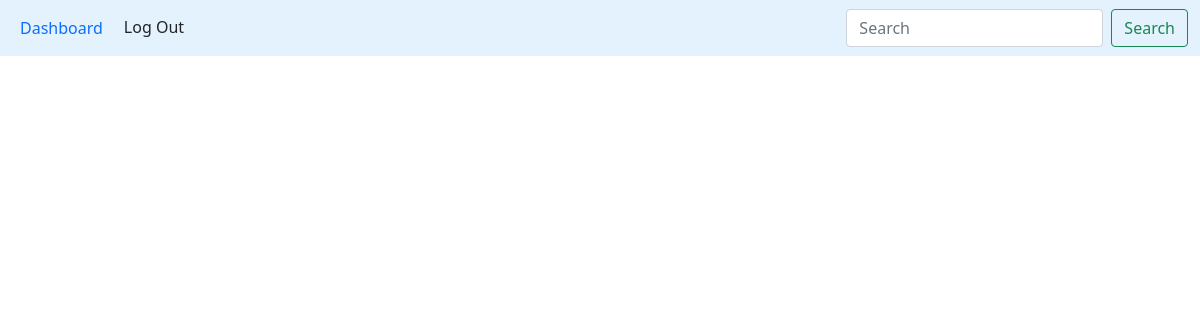
/job_details/7, run on an earlier commit of the app's database.
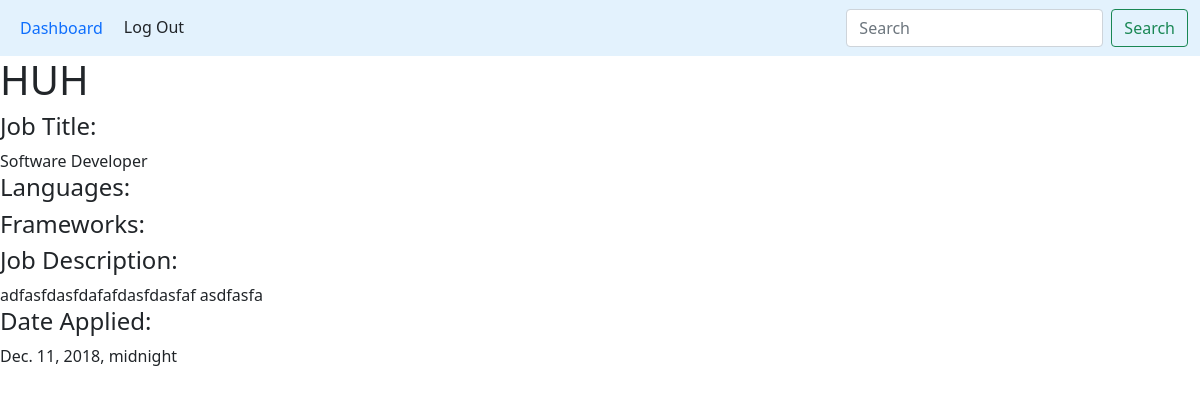
And on a later commit of the database.
### djoba/models/job.py (models this page shows, shortened)
class Job(models.Model):
	user = models.ForeignKey(User,on_delete=models.CASCADE)
	job_search = models.ForeignKey(JobSearch,on_delete=models.CASCADE)
	company_name = models.CharField(max_length=80)
	title =	models.ForeignKey(Title,on_delete=models.CASCADE)
	date_added = models.DateTimeField(auto_now=False, auto_now_add=False)
	language = models.ManyToManyField(Language)
	framework = models.ManyToManyField(Framework)
	description = models.TextField()

### djoba/models/title.py (models this page shows)
class Title(models.Model):
	name = models.CharField(max_length=50)
	def __str__(self):
		return self.name

### djoba/views/job_details.py (the view)
# urls.py: path('job_details/<int:pk>', views.job_details, name='job_details'),
def job_details(request, pk):
	job = Job.objects.filter(id=pk)
	template = 'djoba/job_details.html'
	return render(request, template, {'job': job})

### djoba/templates/djoba/job_details.html (shortened to what this page needs)
{%  extends 'djoba/index.html' %}
{% load staticfiles %}
{% block content %}
{% include 'djoba/nav.html' with nav_location=view.location %}
{% for prop in job %}
<div class='centered'>
		<h1>{{prop.company_name}}</h1>
		<h4>Job Title:</h4>{{prop.title}}
		<h4>Languages:</h4>
		<h4>Frameworks:</h4>
		<h4>Job Description:</h4> {{prop.description}}
		<h4>Date Applied:</h4> {{prop.date_added}}
</div>
{% endfor %}
{% endblock content %}

What changed in the data, as far as the page shows it:
added Job: company_name "HUH", title "Software Developer", description "adfasfdasfdafafdasfdasfaf asdfasfa", date_added "Dec. 11, 2018, midnight"
